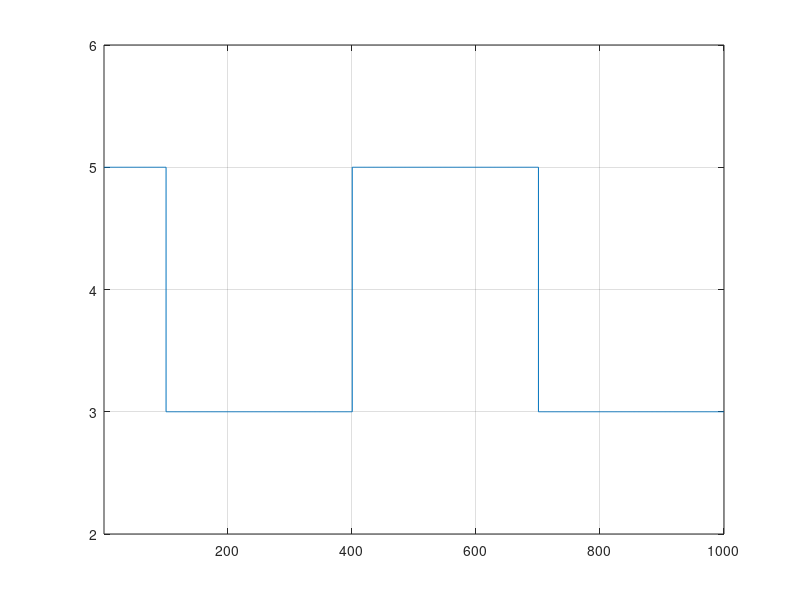
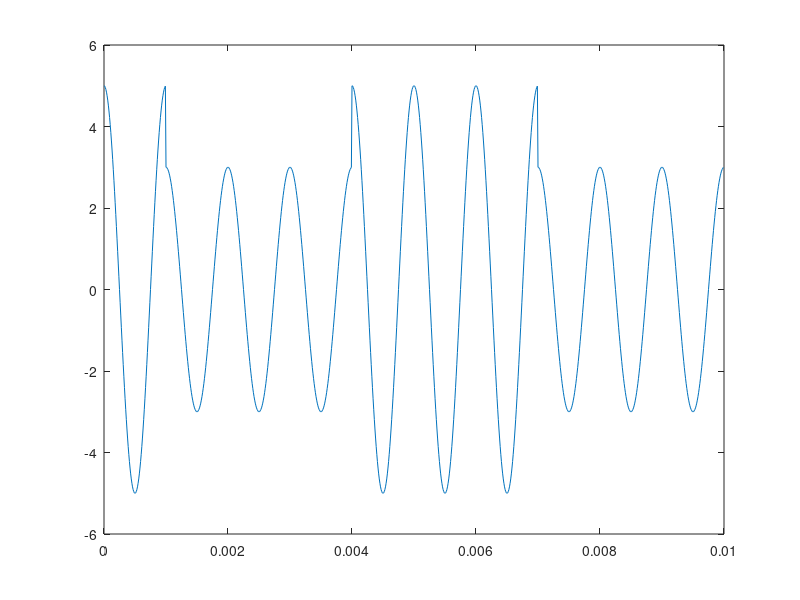

Write the MATLAB code that produced these figures, in order.
clear all
close all
clc
a=10;
sec=round(rand(1,a));
sec=-2*sec+5;
sec=repmat(sec,100,1);
sec=reshape(sec,1,numel(sec));
stairs(sec)
grid on
axis([1 numel(sec) min(sec)-1 max(sec)+1])
t=0:1/100000:a/1000-1/100000;
port=cos(2*pi*1000*t).*sec;
figure
plot(t,port)
